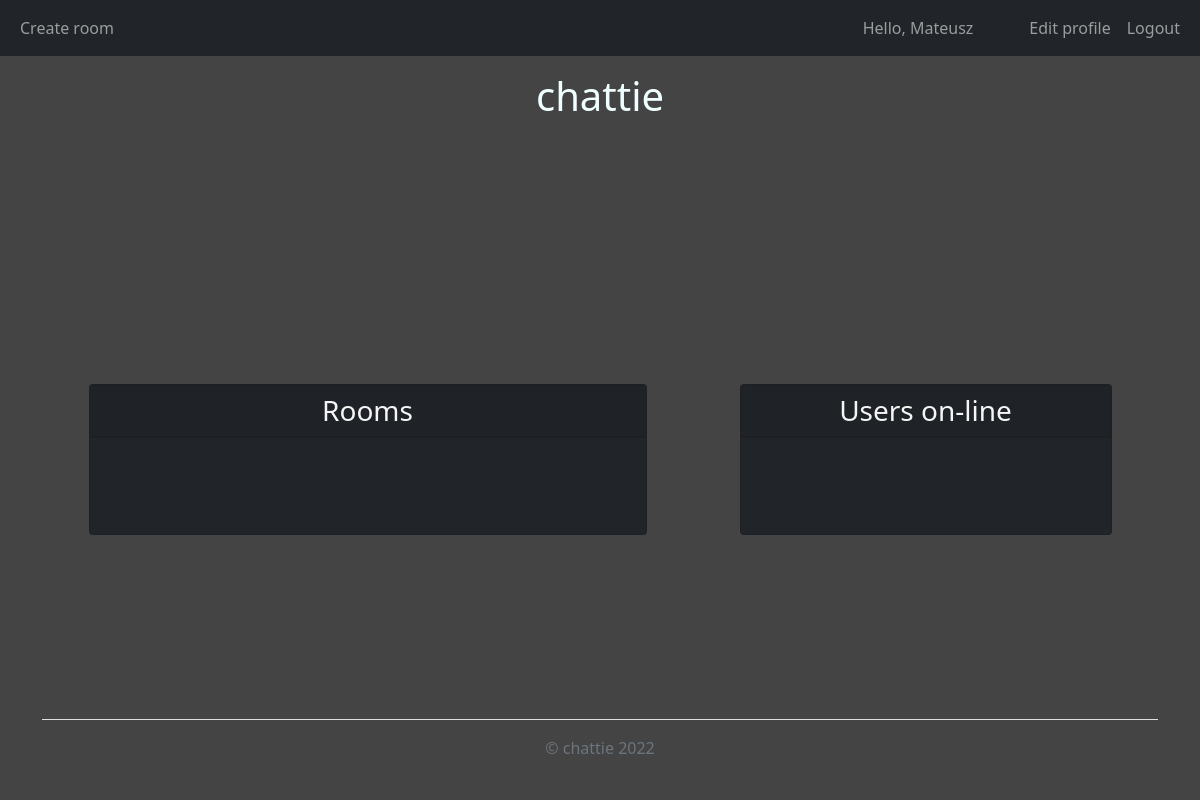
Page / (signed in) on the earlier database version.
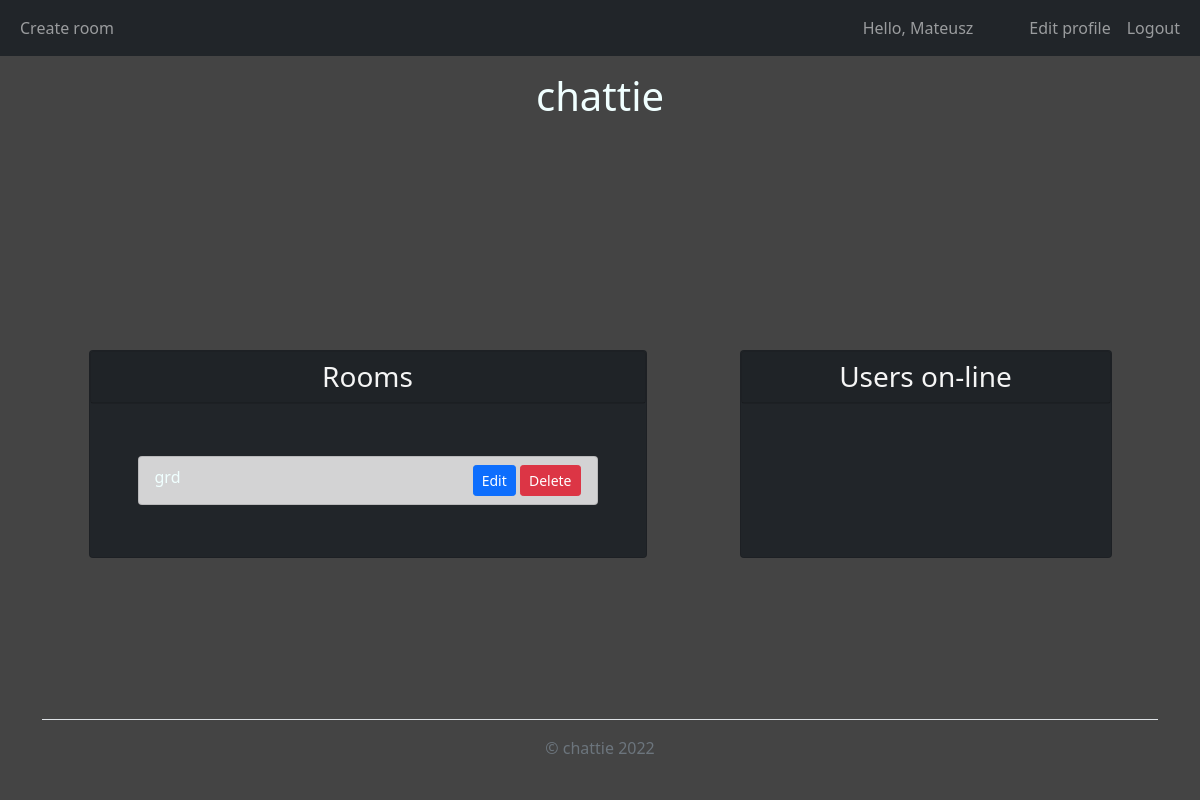
Same page on the later database version.
### chattie/models.py (models this page shows, shortened)
class TimestampMixin():
    created = db.Column(
        db.DateTime,
        nullable=False,
        default=datetime.utcnow)
    updated = db.Column(db.DateTime,
                        onupdate=datetime.utcnow)

class User(db.Model, UserMixin, TimestampMixin):
    __tablename__ = 'user'
    id = db.Column(db.Integer,
                   primary_key=True)
    username = db.Column(db.String(20),
                         unique=True,
                         nullable=False)
    email = db.Column(db.String(120),
                      unique=True,
                      nullable=False)
    password = db.Column(db.String(60),
                         nullable=False)
    rooms_created = db.relationship('Room',
                                    backref='creator',
                                    lazy=True)
    messages_sent = db.relationship('Message',
                                    backref='author',
                                    lazy=True)
    profile = db.relationship('Profile',
                              backref=backref('user',
                                              uselist=False),
                              lazy=True,)

class Room(db.Model, TimestampMixin):
    __tablename__ = 'room'
    id = db.Column(db.Integer,
                   primary_key=True)
    name = db.Column(db.String(20),
                     nullable=False,
                     unique=True)
    creator_id = db.Column(db.Integer,
                           db.ForeignKey('user.id'),
                           nullable=False)
    participants = db.relationship('User',
                                   secondary=user_identifier)
    messages = db.relationship('Message',
                               backref='room_with_messages',
                               lazy=True,
                               cascade="all, delete")

### chattie/main/routes.py (the view)
@main.route("/")
def home():
    if not current_user.is_authenticated:
        return redirect(url_for('users.login'))
    rooms = Room.query.all()
    global clients
    return render_template('home.html',
                           title='home',
                           rooms=rooms,
                           clients=clients)

### chattie/models.py (called while the page is built)
@login_manager.user_loader
def load_user(user_id):
    return User.query.get(int(user_id))

### chattie/templates/home.html (shortened to what this page needs)
{% extends "main.html" %}
{% block content %}
<div class="container d-flex justify-content-around my-auto">
    <div class="card col-md-6 bg-dark">
        <div class="card text-center bg-dark">
            <h3 class=" fw-normal card-text card-header ">Rooms</h3>
        </div>
        <div class="p-5">
        {% for room in rooms %}
        <div class="list-group">
            <div class="list-group-item list-group-item-action list-group-item-dark my-1 d-flex justify-content-between">
                <a id="{{ room.name }}" class="room_join" href="{{ url_for('chats.room', room_name=room.name) }}" >{{ room.name }}</a>
                {% if room.creator_id == current_user.id %}
                <div>
                    <a class="btn btn-primary btn-sm" href="{{ url_for('chats.update_room', room_name=room.name) }}" role="button">Edit</a>
                    <a class="btn btn-danger btn-sm" href="{{ url_for('chats.delete_room', room_name=room.name) }}" role="button">Delete</a>
                </div>
                {% endif %}
            </div>
        </div>
        {% endfor %}
        </div>
    </div>
    <div class="card col-md-4 bg-dark">
        <div class="card text-center bg-dark">
            <h3 class=" fw-normal card-text card-header">Users on-line</h3>
        </div>
        <div class="p-5" id="users">
        </div>
    </div>
</div>
{% endblock %}

### chattie/templates/main.html (shortened to what this page needs)
<!DOCTYPE html>
<html lang="en">
<head>
    <link href="https://cdn.jsdelivr.net/npm/bootstrap@5.1.3/dist/css/bootstrap.min.css" rel="stylesheet">
    <link rel="stylesheet" type="text/css" href="{{ url_for('static', filename='css/main.css') }}">
</head>
<body class='d-flex flex-column min-vh-100'>
    {% include "layout/navbar.html" %}
    {% include "layout/logo.html" %}
        {% block content %}
        {% endblock %}
    {% include "layout/footer.html" %}
</body>
</html>

### chattie/templates/layout/navbar.html (shortened to what this page needs)
{% if current_user.is_authenticated %}
  <nav class="navbar navbar-expand-lg navbar-dark  bg-dark">
    <div class="container-fluid">
      <div class="collapse navbar-collapse" id="navbarSupportedContent">
      <ul class="navbar-nav me-auto mb-2 mb-lg-0">
        <li class='nav-item'>
          <a class='nav-link' href="{{ url_for('chats.create_room') }}">Create room</a>
        </li>
      </ul>
        <ul class="navbar-nav ms-auto mb-2 mb-lg-0">
          <li>
            <p class="navbar-text me-5 my-auto">Hello, {{current_user.username}}</p>
          </li>
          <li class="nav-item">
            <a class="nav-link" href="{{ url_for('users.edit_profile') }}">Edit profile</a>
          </li>
          <li>
            <a class="nav-link" href="{{ url_for('users.logout') }}">Logout</a>
          </li>
        </ul>
      </div>
    </div>
  </nav>
{% endif %}

### chattie/templates/layout/logo.html
<div id="logo" class="my-3">
    <h1><a href="/">chattie</a></h1>
</div>

### chattie/templates/layout/footer.html
<div class="container mt-auto">
  <footer class="d-flex flex-wrap py-3 my-4 border-top">
    <div class="col-md-12 d-flex">
      <div class="text-muted ms-auto me-auto">© chattie 2022</div>
    </div>
  </footer>
</div>

### chattie/static/css/main.css (style rules this page uses)
body { background-color: #444; color: whitesmoke; }
#logo { text-align: center; }
a { color: azure; text-decoration: none; }
ul { list-style-type: none; }

Differences in the rows shown:
added Room: name "grd"
